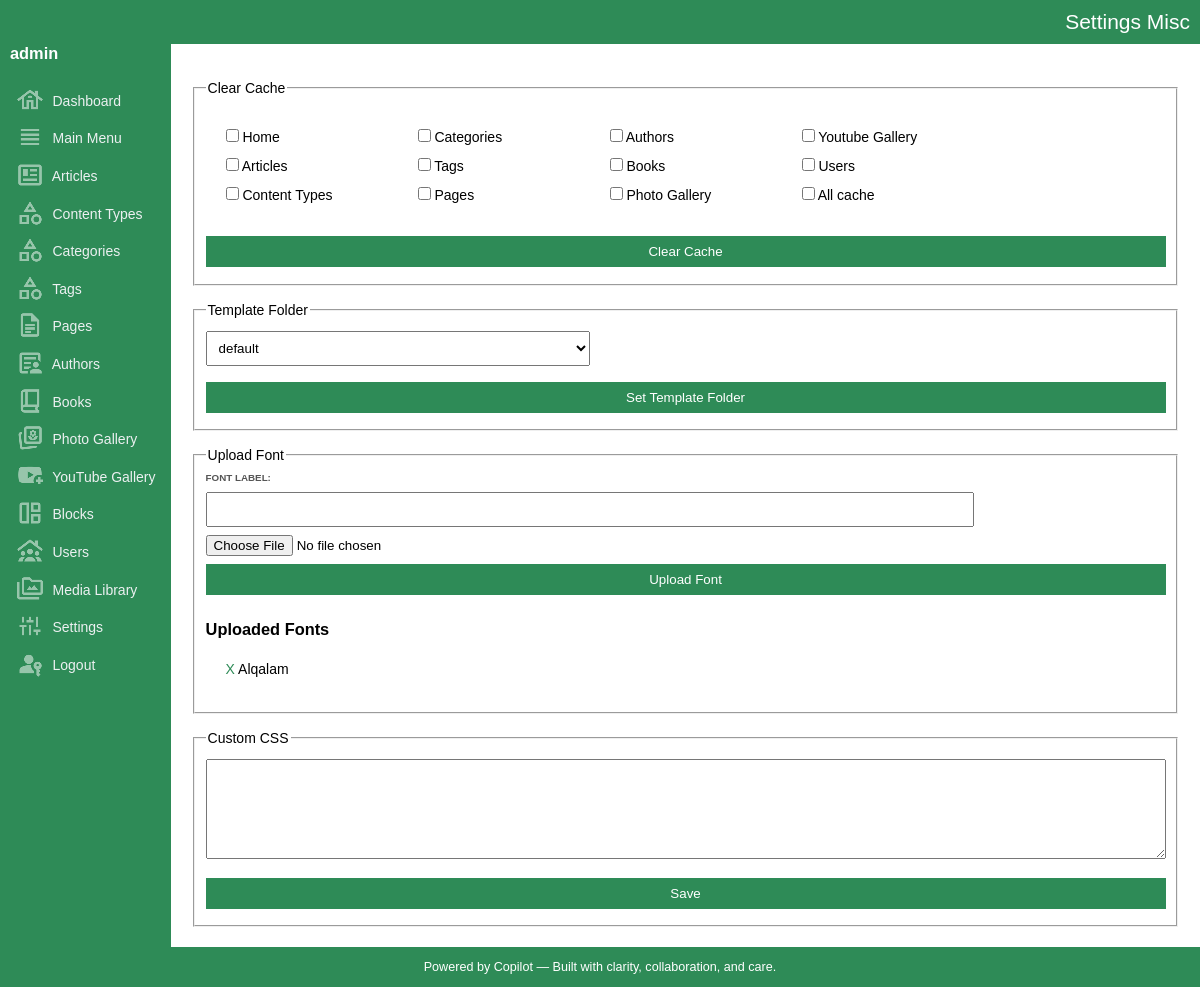
The app's page /admin/settings/settings_misc.php (signed in), older data.
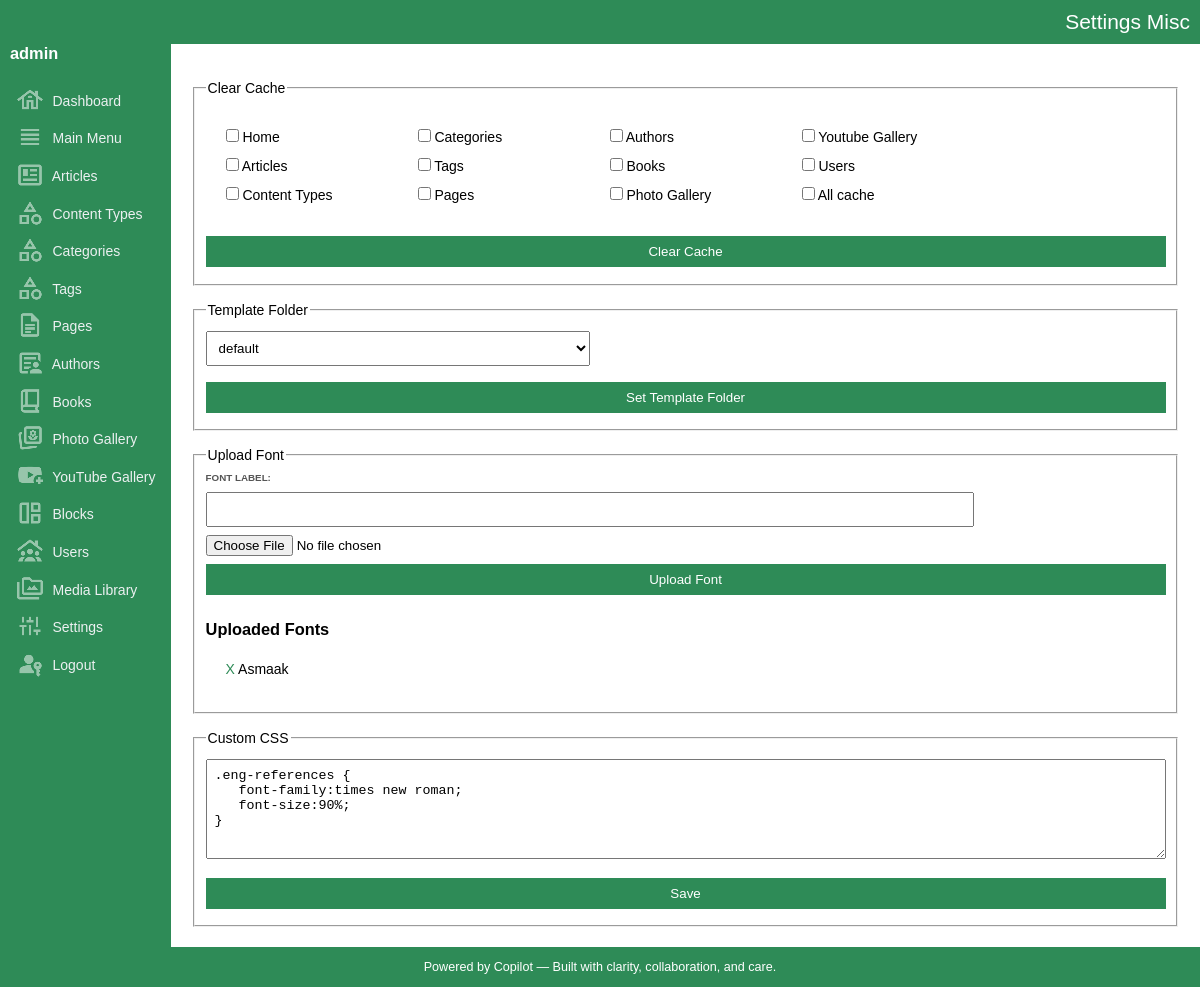
The same page, newer data.
### tables this page shows
CREATE TABLE IF NOT EXISTS `fonts` (
  `key_fonts` int(10) UNSIGNED NOT NULL AUTO_INCREMENT,
  `font_label` varchar(200) NOT NULL DEFAULT '',
  `file_name` varchar(200) NOT NULL DEFAULT '',
  PRIMARY KEY (`key_fonts`),
  UNIQUE KEY `font_label` (`font_label`),
  UNIQUE KEY `file_name` (`file_name`)
);

CREATE TABLE IF NOT EXISTS `settings` (
  `key_settings` int(10) NOT NULL DEFAULT '0',
  `template_folder` varchar(200) NOT NULL DEFAULT '',
  `custom_css` text NOT NULL,
  PRIMARY KEY (`key_settings`)
);

### admin/settings/settings_misc.php (the view, shortened to what this page needs)
<?php
include_once('../../dbconnection.php');
include_once('../layout.php');
startLayout("Settings Misc");
?>
	<br>
	<fieldset>
		<legend>Clear Cache</legend>
		<form method="post">
		<div style='columns:5;column-gap:40px;padding:20px;'>
			<input type="checkbox" name="home"> Home<br>
			<input type="checkbox" name="articles"> Articles<br>
			<input type="checkbox" name="content_types"> Content Types<br>
			<input type="checkbox" name="categories"> Categories<br>
			<input type="checkbox" name="tags"> Tags<br>
			<input type="checkbox" name="pages"> Pages<br>
			<input type="checkbox" name="authors"> Authors<br>
			<input type="checkbox" name="books"> Books<br>
			<input type="checkbox" name="photo_gallery"> Photo Gallery<br>
			<input type="checkbox" name="youtube_gallery"> Youtube Gallery<br>
			<input type="checkbox" name="users"> Users<br>
			<input type="checkbox" name="all"> All cache<br>
		</div>
		<input name="clear_cache" type="submit" value="Clear Cache">
		</form>
	</fieldset>
	<br>
	<fieldset>
		<legend>Template Folder</legend>
		<form method="post">
		<?php
			$settings_row = $conn->query("SELECT template_folder FROM settings WHERE key_settings = 1")->fetch_assoc();
			$template_folder = $settings_row["template_folder"];
			$folders = array_filter(glob('../../templates/*'), 'is_dir');
			$templateOptions = array_map('basename', $folders);
			$dropdownHTML = "<select name='template_folder'>";
			foreach ($templateOptions as $folder) {
				$selected = $template_folder == $folder ? " selected" : "";
				$dropdownHTML .= "<option value='$folder'$selected>$folder</option>";
			}
			$dropdownHTML .= "</select>";
			echo $dropdownHTML;
		?>
		<input name="set_template_folder" type="submit" value="Set Template Folder">
		</form>
	</fieldset>
	<br>
	<fieldset>
		<legend>Upload Font</legend>
		<form method="post" enctype="multipart/form-data">
			<label>Font Label:</label><br>
			<input type="text" name="font_label" required>
			<input type="file" name="font_file" required><br>
			<input name="upload_font" type="submit" value="Upload Font">
		</form>
		<h3>Uploaded Fonts</h2>
		<div style="padding:0 0 20px 20px;line-height:2;">
		<?php
			$result = $conn->query("SELECT * FROM fonts");
			while ($row = $result->fetch_assoc()) {
				echo "<div><a href='settings_misc.php?fontid=" . $row['key_fonts'] . "'>X</a> " . $row['font_label'] . "</div>";
			}
		?>
		</div>
	</fieldset>
	<br>
	<fieldset>
		<?php
			$settings_row = $conn->query("SELECT custom_css FROM settings WHERE key_settings = 1")->fetch_assoc();
			$custom_css = $settings_row["custom_css"];
		?>
		<legend>Custom CSS</legend>
			<form method="post">
				<textarea name="custom_css"><?= $custom_css ?></textarea>
				<input name="set_custom_css" type="submit" value="Save">
		</form>
	</fieldset>
<?php
endLayout();
?>

### admin/layout.php (shortened to what this page needs)
<?php
function startLayout($title = "Admin Panel") {
	$username = $_SESSION["username"];
	echo ('
	<!DOCTYPE html>
	<html>
	<head>
		<title>' . $title . '</title>
		<link rel="stylesheet" href="../assets/css/style.css">
	</head>
	<body>
	<header>' .
	$title
	. '</header>
	<div class="container">
		<div class="sidebar">
		<h3>' . $username. '</h3>
		<a href="../index.php"><img src="../assets/images/icon-dashboard.png" class="sidebar-icon"> Dashboard</a>
		<a href="../main_menu/list.php"><img src="../assets/images/icon-main-menu.png" class="sidebar-icon"> Main Menu</a>
		<a href="../articles/list.php"><img src="../assets/images/icon-articles.png" class="sidebar-icon"> Articles</a>
		<a href="../content_types/list.php"><img src="../assets/images/icon-categories.png" class="sidebar-icon"> Content Types</a>
		<a href="../categories/list.php"><img src="../assets/images/icon-categories.png" class="sidebar-icon"> Categories</a>
		<a href="../tags/list.php"><img src="../assets/images/icon-categories.png" class="sidebar-icon"> Tags</a>
		<a href="../pages/list.php"><img src="../assets/images/icon-pages.png" class="sidebar-icon"> Pages</a>
		<a href="../authors/list.php"><img src="../assets/images/icon-authors.png" class="sidebar-icon"> Authors</a>
		<a href="../books/list.php"><img src="../assets/images/icon-books.png" class="sidebar-icon"> Books</a>
		<a href="../photo_gallery/list.php"><img src="../assets/images/icon-photo-gallery.png" class="sidebar-icon"> Photo Gallery</a>
		<a href="../youtube_gallery/list.php"><img src="../assets/images/icon-youtube-gallery.png" class="sidebar-icon"> YouTube Gallery</a>
		<a href="../blocks/list.php"><img src="../assets/images/icon-blocks.png" class="sidebar-icon"> Blocks</a>
		<a href="../users/list.php"><img src="../assets/images/icon-users.png" class="sidebar-icon"> Users</a>
		<a href="../media_library/list.php"><img src="../assets/images/icon-media-library.png" class="sidebar-icon"> Media Library</a>
		<a href="../settings/list.php"><img src="../assets/images/icon-settings.png" class="sidebar-icon"> Settings</a>
		<a href="../users/logout.php"><img src="../assets/images/icon-logout.png" class="sidebar-icon"> Logout</a>
		</div>
		<div class="main">
	');
}
function endLayout() {
	echo ('
		</div>
		</div>
		<footer>
			Powered by Copilot &mdash; Built with clarity, collaboration, and care.
		</footer>
		</body>
		</html>
	');
}
?>

### admin/assets/css/style.css (style rules this page uses)
body { margin:0; font-family:Arial, sans-serif; font-size:14px; }
a { color:seagreen; text-decoration:none; }
header { color:#FFF; background:seagreen; padding:10px; text-align:right; font-size:1.5em; }
.container { display:flex; background:#fff; min-height:100vh; }
.sidebar { background:seagreen; color:#fff; padding:0 10px; }
.sidebar h3 { margin:0 0 20px 0; }
.sidebar a { display:block; color:#ecf0f1; padding:0.2em 0.4em 0.2em 0.4em; border-radius:4px; }
.sidebar-icon { vertical-align:middle; display:inline-block; margin:0 5px 4px 0; opacity:.5; }
.main { flex:1; padding:20px; border-radius:20px; }
form input[type="date"], form input[type="color"], form button, form input[type="checkbox"] { margin:8px 0; }
form select, form input[type="number"], #username, #password { width:40%; padding:8px; margin:8px 0; box-sizing:border-box; }
form input[type="text"], form input[type="url"], form input[type="tel"], form input[type="email"] { width:80%; padding:8px; margin:8px 0; box-sizing:border-box; }
form textarea, form input[type="submit"] { width:100%; padding:8px; margin:8px 0; box-sizing:border-box; }
form textarea { min-height:100px; }
form input[type="submit"] { background:seagreen; color:#fff; border:none; cursor:pointer; }
label { text-transform:uppercase; font-size:.7em; color:#555; font-weight:bold; }
footer { background:seagreen; color:#FFF; text-align:center; padding:1em; font-size:0.9em; }

Row changes from the older to the newer data that the page shows:
removed fonts: font_label "Alqalam"
added fonts: font_label "Asmaak"
now on this page (row edited): settings: custom_css ".eng-references { font-family:times new roman; font-size:90%; }"
